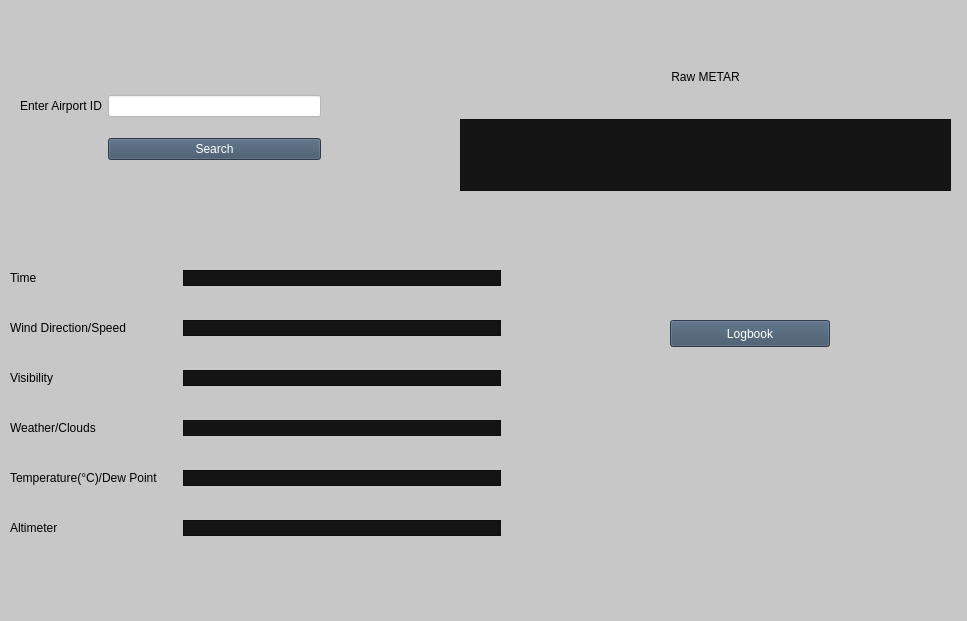
<?xml version="1.0" encoding="UTF-8"?>
<ui version="4.0">
 <class>MainWindow</class>
 <widget class="QMainWindow" name="MainWindow">
  <property name="geometry">
   <rect>
    <x>0</x>
    <y>0</y>
    <width>967</width>
    <height>621</height>
   </rect>
  </property>
  <property name="windowTitle">
   <string>MainWindow</string>
  </property>
  <property name="styleSheet">
   <string notr="true">background-color: rgb(199, 199, 199);</string>
  </property>
  <widget class="QWidget" name="centralwidget">
   <widget class="QWidget" name="verticalLayoutWidget">
    <property name="geometry">
     <rect>
      <x>10</x>
      <y>270</y>
      <width>491</width>
      <height>321</height>
     </rect>
    </property>
    <layout class="QFormLayout" name="formLayout">
     <property name="horizontalSpacing">
      <number>25</number>
     </property>
     <property name="verticalSpacing">
      <number>34</number>
     </property>
     <item row="0" column="0">
      <widget class="QLabel" name="label_2">
       <property name="styleSheet">
        <string notr="true">font: 75 14pt &quot;MS Shell Dlg 2&quot;;
color: rgb(0, 0, 0);</string>
       </property>
       <property name="text">
        <string>Time</string>
       </property>
      </widget>
     </item>
     <item row="1" column="0">
      <widget class="QLabel" name="label_3">
       <property name="styleSheet">
        <string notr="true">font: 75 14pt &quot;MS Shell Dlg 2&quot;;
color: rgb(0, 0, 0);</string>
       </property>
       <property name="text">
        <string>Wind Direction/Speed</string>
       </property>
      </widget>
     </item>
     <item row="1" column="1">
      <widget class="QLabel" name="label_9">
       <property name="styleSheet">
        <string notr="true">font: 75 12pt &quot;MS Shell Dlg 2&quot;;
background-color: rgb(20, 20, 20);
color: rgb(56, 195, 31);</string>
       </property>
       <property name="frameShape">
        <enum>QFrame::StyledPanel</enum>
       </property>
       <property name="text">
        <string/>
       </property>
       <property name="alignment">
        <set>Qt::AlignCenter</set>
       </property>
      </widget>
     </item>
     <item row="2" column="0">
      <widget class="QLabel" name="label_4">
       <property name="styleSheet">
        <string notr="true">font: 75 14pt &quot;MS Shell Dlg 2&quot;;
color: rgb(0, 0, 0);</string>
       </property>
       <property name="text">
        <string>Visibility</string>
       </property>
      </widget>
     </item>
     <item row="2" column="1">
      <widget class="QLabel" name="label_10">
       <property name="styleSheet">
        <string notr="true">font: 75 12pt &quot;MS Shell Dlg 2&quot;;
background-color: rgb(20, 20, 20);
color: rgb(56, 195, 31);</string>
       </property>
       <property name="frameShape">
        <enum>QFrame::StyledPanel</enum>
       </property>
       <property name="text">
        <string/>
       </property>
       <property name="alignment">
        <set>Qt::AlignCenter</set>
       </property>
      </widget>
     </item>
     <item row="3" column="0">
      <widget class="QLabel" name="label_5">
       <property name="styleSheet">
        <string notr="true">font: 75 14pt &quot;MS Shell Dlg 2&quot;;
color: rgb(0, 0, 0);</string>
       </property>
       <property name="text">
        <string>Weather/Clouds</string>
       </property>
      </widget>
     </item>
     <item row="3" column="1">
      <widget class="QLabel" name="label_11">
       <property name="styleSheet">
        <string notr="true">font: 75 12pt &quot;MS Shell Dlg 2&quot;;
background-color: rgb(20, 20, 20);
color: rgb(56, 195, 31);</string>
       </property>
       <property name="frameShape">
        <enum>QFrame::StyledPanel</enum>
       </property>
       <property name="text">
        <string/>
       </property>
       <property name="alignment">
        <set>Qt::AlignCenter</set>
       </property>
      </widget>
     </item>
     <item row="4" column="0">
      <widget class="QLabel" name="label_6">
       <property name="styleSheet">
        <string notr="true">font: 75 14pt &quot;MS Shell Dlg 2&quot;;
color: rgb(0, 0, 0);</string>
       </property>
       <property name="text">
        <string>Temperature(°C)/Dew Point</string>
       </property>
      </widget>
     </item>
     <item row="4" column="1">
      <widget class="QLabel" name="label_12">
       <property name="styleSheet">
        <string notr="true">font: 75 12pt &quot;MS Shell Dlg 2&quot;;
background-color: rgb(20, 20, 20);
color: rgb(56, 195, 31);</string>
       </property>
       <property name="frameShape">
        <enum>QFrame::StyledPanel</enum>
       </property>
       <property name="text">
        <string/>
       </property>
       <property name="alignment">
        <set>Qt::AlignCenter</set>
       </property>
      </widget>
     </item>
     <item row="5" column="0">
      <widget class="QLabel" name="label_7">
       <property name="styleSheet">
        <string notr="true">font: 75 14pt &quot;MS Shell Dlg 2&quot;;
color: rgb(0, 0, 0);</string>
       </property>
       <property name="text">
        <string>Altimeter</string>
       </property>
      </widget>
     </item>
     <item row="5" column="1">
      <widget class="QLabel" name="label_13">
       <property name="styleSheet">
        <string notr="true">font: 75 12pt &quot;MS Shell Dlg 2&quot;;
background-color: rgb(20, 20, 20);
color: rgb(56, 195, 31);</string>
       </property>
       <property name="frameShape">
        <enum>QFrame::StyledPanel</enum>
       </property>
       <property name="text">
        <string/>
       </property>
       <property name="alignment">
        <set>Qt::AlignCenter</set>
       </property>
      </widget>
     </item>
     <item row="0" column="1">
      <widget class="QLabel" name="label_8">
       <property name="styleSheet">
        <string notr="true">font: 75 12pt &quot;MS Shell Dlg 2&quot;;
border-color: rgb(21, 25, 255);
background-color: rgb(20, 20, 20);
color: rgb(56, 195, 31);</string>
       </property>
       <property name="frameShape">
        <enum>QFrame::StyledPanel</enum>
       </property>
       <property name="lineWidth">
        <number>3</number>
       </property>
       <property name="text">
        <string/>
       </property>
       <property name="alignment">
        <set>Qt::AlignCenter</set>
       </property>
      </widget>
     </item>
    </layout>
   </widget>
   <widget class="QWidget" name="verticalLayoutWidget_2">
    <property name="geometry">
     <rect>
      <x>460</x>
      <y>40</y>
      <width>491</width>
      <height>151</height>
     </rect>
    </property>
    <layout class="QVBoxLayout" name="verticalLayout">
     <item>
      <widget class="QLabel" name="label_15">
       <property name="minimumSize">
        <size>
         <width>489</width>
         <height>72</height>
        </size>
       </property>
       <property name="layoutDirection">
        <enum>Qt::LeftToRight</enum>
       </property>
       <property name="styleSheet">
        <string notr="true">font: 75 14pt &quot;MS Shell Dlg 2&quot;;
color: rgb(0, 0, 0);</string>
       </property>
       <property name="lineWidth">
        <number>0</number>
       </property>
       <property name="text">
        <string>Raw METAR</string>
       </property>
       <property name="alignment">
        <set>Qt::AlignCenter</set>
       </property>
       <property name="margin">
        <number>0</number>
       </property>
      </widget>
     </item>
     <item>
      <widget class="QLabel" name="label_14">
       <property name="styleSheet">
        <string notr="true">font: 75 12pt &quot;MS Shell Dlg 2&quot;;
background-color: rgb(20, 20, 20);
color: rgb(56, 195, 31);</string>
       </property>
       <property name="frameShape">
        <enum>QFrame::StyledPanel</enum>
       </property>
       <property name="text">
        <string/>
       </property>
       <property name="alignment">
        <set>Qt::AlignCenter</set>
       </property>
       <property name="wordWrap">
        <bool>true</bool>
       </property>
      </widget>
     </item>
    </layout>
   </widget>
   <widget class="QWidget" name="gridLayoutWidget">
    <property name="geometry">
     <rect>
      <x>20</x>
      <y>80</y>
      <width>301</width>
      <height>95</height>
     </rect>
    </property>
    <layout class="QGridLayout" name="gridLayout">
     <item row="0" column="1">
      <widget class="QLineEdit" name="lineEdit">
       <property name="palette">
        <palette>
         <active>
          <colorrole role="WindowText">
           <brush brushstyle="SolidPattern">
            <color alpha="255">
             <red>0</red>
             <green>0</green>
             <blue>0</blue>
            </color>
           </brush>
          </colorrole>
          <colorrole role="Button">
           <brush brushstyle="SolidPattern">
            <color alpha="255">
             <red>255</red>
             <green>255</green>
             <blue>255</blue>
            </color>
           </brush>
          </colorrole>
          <colorrole role="Light">
           <brush brushstyle="SolidPattern">
            <color alpha="255">
             <red>255</red>
             <green>255</green>
             <blue>255</blue>
            </color>
           </brush>
          </colorrole>
          <colorrole role="Text">
           <brush brushstyle="SolidPattern">
            <color alpha="255">
             <red>0</red>
             <green>0</green>
             <blue>0</blue>
            </color>
           </brush>
          </colorrole>
          <colorrole role="ButtonText">
           <brush brushstyle="SolidPattern">
            <color alpha="255">
             <red>0</red>
             <green>0</green>
             <blue>0</blue>
            </color>
           </brush>
          </colorrole>
          <colorrole role="Base">
           <brush brushstyle="SolidPattern">
            <color alpha="255">
             <red>255</red>
             <green>255</green>
             <blue>255</blue>
            </color>
           </brush>
          </colorrole>
          <colorrole role="Window">
           <brush brushstyle="SolidPattern">
            <color alpha="255">
             <red>255</red>
             <green>255</green>
             <blue>255</blue>
            </color>
           </brush>
          </colorrole>
          <colorrole role="PlaceholderText">
           <brush brushstyle="SolidPattern">
            <color alpha="255">
             <red>0</red>
             <green>0</green>
             <blue>0</blue>
            </color>
           </brush>
          </colorrole>
         </active>
         <inactive>
          <colorrole role="WindowText">
           <brush brushstyle="SolidPattern">
            <color alpha="255">
             <red>0</red>
             <green>0</green>
             <blue>0</blue>
            </color>
           </brush>
          </colorrole>
          <colorrole role="Button">
           <brush brushstyle="SolidPattern">
            <color alpha="255">
             <red>255</red>
             <green>255</green>
             <blue>255</blue>
            </color>
           </brush>
          </colorrole>
          <colorrole role="Light">
           <brush brushstyle="SolidPattern">
            <color alpha="255">
             <red>255</red>
             <green>255</green>
             <blue>255</blue>
            </color>
           </brush>
          </colorrole>
          <colorrole role="Text">
           <brush brushstyle="SolidPattern">
            <color alpha="255">
             <red>0</red>
             <green>0</green>
             <blue>0</blue>
            </color>
           </brush>
          </colorrole>
          <colorrole role="ButtonText">
           <brush brushstyle="SolidPattern">
            <color alpha="255">
             <red>0</red>
             <green>0</green>
             <blue>0</blue>
            </color>
           </brush>
          </colorrole>
          <colorrole role="Base">
           <brush brushstyle="SolidPattern">
            <color alpha="255">
             <red>255</red>
             <green>255</green>
             <blue>255</blue>
            </color>
           </brush>
          </colorrole>
          <colorrole role="Window">
           <brush brushstyle="SolidPattern">
            <color alpha="255">
             <red>255</red>
             <green>255</green>
             <blue>255</blue>
            </color>
           </brush>
          </colorrole>
          <colorrole role="PlaceholderText">
           <brush brushstyle="SolidPattern">
            <color alpha="255">
             <red>0</red>
             <green>0</green>
             <blue>0</blue>
            </color>
           </brush>
          </colorrole>
         </inactive>
         <disabled>
          <colorrole role="WindowText">
           <brush brushstyle="SolidPattern">
            <color alpha="255">
             <red>0</red>
             <green>0</green>
             <blue>0</blue>
            </color>
           </brush>
          </colorrole>
          <colorrole role="Button">
           <brush brushstyle="SolidPattern">
            <color alpha="255">
             <red>255</red>
             <green>255</green>
             <blue>255</blue>
            </color>
           </brush>
          </colorrole>
          <colorrole role="Light">
           <brush brushstyle="SolidPattern">
            <color alpha="255">
             <red>255</red>
             <green>255</green>
             <blue>255</blue>
            </color>
           </brush>
          </colorrole>
          <colorrole role="Text">
           <brush brushstyle="SolidPattern">
            <color alpha="255">
             <red>0</red>
             <green>0</green>
             <blue>0</blue>
            </color>
           </brush>
          </colorrole>
          <colorrole role="ButtonText">
           <brush brushstyle="SolidPattern">
            <color alpha="255">
             <red>0</red>
             <green>0</green>
             <blue>0</blue>
            </color>
           </brush>
          </colorrole>
          <colorrole role="Base">
           <brush brushstyle="SolidPattern">
            <color alpha="255">
             <red>255</red>
             <green>255</green>
             <blue>255</blue>
            </color>
           </brush>
          </colorrole>
          <colorrole role="Window">
           <brush brushstyle="SolidPattern">
            <color alpha="255">
             <red>255</red>
             <green>255</green>
             <blue>255</blue>
            </color>
           </brush>
          </colorrole>
          <colorrole role="PlaceholderText">
           <brush brushstyle="SolidPattern">
            <color alpha="255">
             <red>0</red>
             <green>0</green>
             <blue>0</blue>
            </color>
           </brush>
          </colorrole>
         </disabled>
        </palette>
       </property>
       <property name="autoFillBackground">
        <bool>false</bool>
       </property>
       <property name="styleSheet">
        <string notr="true">font: 14pt &quot;MS Shell Dlg 2&quot;;
color: rgb(0, 0, 0);
background-color: rgb(255, 255, 255);

</string>
       </property>
       <property name="text">
        <string/>
       </property>
       <property name="maxLength">
        <number>4</number>
       </property>
      </widget>
     </item>
     <item row="0" column="0">
      <widget class="QLabel" name="label">
       <property name="styleSheet">
        <string notr="true">font: 75 14pt &quot;MS Shell Dlg 2&quot;;
color: rgb(0, 0, 0);</string>
       </property>
       <property name="text">
        <string>Enter Airport ID</string>
       </property>
      </widget>
     </item>
     <item row="1" column="1">
      <widget class="QPushButton" name="pushButton">
       <property name="palette">
        <palette>
         <active>
          <colorrole role="WindowText">
           <brush brushstyle="SolidPattern">
            <color alpha="255">
             <red>255</red>
             <green>255</green>
             <blue>255</blue>
            </color>
           </brush>
          </colorrole>
          <colorrole role="Button">
           <brush brushstyle="SolidPattern">
            <color alpha="255">
             <red>61</red>
             <green>81</green>
             <blue>102</blue>
            </color>
           </brush>
          </colorrole>
          <colorrole role="Text">
           <brush brushstyle="SolidPattern">
            <color alpha="255">
             <red>255</red>
             <green>255</green>
             <blue>255</blue>
            </color>
           </brush>
          </colorrole>
          <colorrole role="ButtonText">
           <brush brushstyle="SolidPattern">
            <color alpha="255">
             <red>255</red>
             <green>255</green>
             <blue>255</blue>
            </color>
           </brush>
          </colorrole>
          <colorrole role="Base">
           <brush brushstyle="SolidPattern">
            <color alpha="255">
             <red>61</red>
             <green>81</green>
             <blue>102</blue>
            </color>
           </brush>
          </colorrole>
          <colorrole role="Window">
           <brush brushstyle="SolidPattern">
            <color alpha="255">
             <red>61</red>
             <green>81</green>
             <blue>102</blue>
            </color>
           </brush>
          </colorrole>
          <colorrole role="PlaceholderText">
           <brush brushstyle="SolidPattern">
            <color alpha="255">
             <red>255</red>
             <green>255</green>
             <blue>255</blue>
            </color>
           </brush>
          </colorrole>
         </active>
         <inactive>
          <colorrole role="WindowText">
           <brush brushstyle="SolidPattern">
            <color alpha="255">
             <red>255</red>
             <green>255</green>
             <blue>255</blue>
            </color>
           </brush>
          </colorrole>
          <colorrole role="Button">
           <brush brushstyle="SolidPattern">
            <color alpha="255">
             <red>61</red>
             <green>81</green>
             <blue>102</blue>
            </color>
           </brush>
          </colorrole>
          <colorrole role="Text">
           <brush brushstyle="SolidPattern">
            <color alpha="255">
             <red>255</red>
             <green>255</green>
             <blue>255</blue>
            </color>
           </brush>
          </colorrole>
          <colorrole role="ButtonText">
           <brush brushstyle="SolidPattern">
            <color alpha="255">
             <red>255</red>
             <green>255</green>
             <blue>255</blue>
            </color>
           </brush>
          </colorrole>
          <colorrole role="Base">
           <brush brushstyle="SolidPattern">
            <color alpha="255">
             <red>61</red>
             <green>81</green>
             <blue>102</blue>
            </color>
           </brush>
          </colorrole>
          <colorrole role="Window">
           <brush brushstyle="SolidPattern">
            <color alpha="255">
             <red>61</red>
             <green>81</green>
             <blue>102</blue>
            </color>
           </brush>
          </colorrole>
          <colorrole role="PlaceholderText">
           <brush brushstyle="SolidPattern">
            <color alpha="255">
             <red>255</red>
             <green>255</green>
             <blue>255</blue>
            </color>
           </brush>
          </colorrole>
         </inactive>
         <disabled>
          <colorrole role="WindowText">
           <brush brushstyle="SolidPattern">
            <color alpha="255">
             <red>255</red>
             <green>255</green>
             <blue>255</blue>
            </color>
           </brush>
          </colorrole>
          <colorrole role="Button">
           <brush brushstyle="SolidPattern">
            <color alpha="255">
             <red>61</red>
             <green>81</green>
             <blue>102</blue>
            </color>
           </brush>
          </colorrole>
          <colorrole role="Text">
           <brush brushstyle="SolidPattern">
            <color alpha="255">
             <red>255</red>
             <green>255</green>
             <blue>255</blue>
            </color>
           </brush>
          </colorrole>
          <colorrole role="ButtonText">
           <brush brushstyle="SolidPattern">
            <color alpha="255">
             <red>255</red>
             <green>255</green>
             <blue>255</blue>
            </color>
           </brush>
          </colorrole>
          <colorrole role="Base">
           <brush brushstyle="SolidPattern">
            <color alpha="255">
             <red>61</red>
             <green>81</green>
             <blue>102</blue>
            </color>
           </brush>
          </colorrole>
          <colorrole role="Window">
           <brush brushstyle="SolidPattern">
            <color alpha="255">
             <red>61</red>
             <green>81</green>
             <blue>102</blue>
            </color>
           </brush>
          </colorrole>
          <colorrole role="PlaceholderText">
           <brush brushstyle="SolidPattern">
            <color alpha="255">
             <red>255</red>
             <green>255</green>
             <blue>255</blue>
            </color>
           </brush>
          </colorrole>
         </disabled>
        </palette>
       </property>
       <property name="styleSheet">
        <string notr="true">font: 12pt &quot;MS Shell Dlg 2&quot;;
color: rgb(255, 255, 255);
background-color: rgb(61, 81, 102);</string>
       </property>
       <property name="text">
        <string>Search</string>
       </property>
       <property name="flat">
        <bool>false</bool>
       </property>
      </widget>
     </item>
    </layout>
   </widget>
   <widget class="QPushButton" name="pushButton_2">
    <property name="geometry">
     <rect>
      <x>670</x>
      <y>320</y>
      <width>160</width>
      <height>27</height>
     </rect>
    </property>
    <property name="palette">
     <palette>
      <active>
       <colorrole role="WindowText">
        <brush brushstyle="SolidPattern">
         <color alpha="255">
          <red>255</red>
          <green>255</green>
          <blue>255</blue>
         </color>
        </brush>
       </colorrole>
       <colorrole role="Button">
        <brush brushstyle="SolidPattern">
         <color alpha="255">
          <red>61</red>
          <green>81</green>
          <blue>102</blue>
         </color>
        </brush>
       </colorrole>
       <colorrole role="Text">
        <brush brushstyle="SolidPattern">
         <color alpha="255">
          <red>255</red>
          <green>255</green>
          <blue>255</blue>
         </color>
        </brush>
       </colorrole>
       <colorrole role="ButtonText">
        <brush brushstyle="SolidPattern">
         <color alpha="255">
          <red>255</red>
          <green>255</green>
          <blue>255</blue>
         </color>
        </brush>
       </colorrole>
       <colorrole role="Base">
        <brush brushstyle="SolidPattern">
         <color alpha="255">
          <red>61</red>
          <green>81</green>
          <blue>102</blue>
         </color>
        </brush>
       </colorrole>
       <colorrole role="Window">
        <brush brushstyle="SolidPattern">
         <color alpha="255">
          <red>61</red>
          <green>81</green>
          <blue>102</blue>
         </color>
        </brush>
       </colorrole>
       <colorrole role="PlaceholderText">
        <brush brushstyle="SolidPattern">
         <color alpha="255">
          <red>255</red>
          <green>255</green>
          <blue>255</blue>
         </color>
        </brush>
       </colorrole>
      </active>
      <inactive>
       <colorrole role="WindowText">
        <brush brushstyle="SolidPattern">
         <color alpha="255">
          <red>255</red>
          <green>255</green>
          <blue>255</blue>
         </color>
        </brush>
       </colorrole>
       <colorrole role="Button">
        <brush brushstyle="SolidPattern">
         <color alpha="255">
          <red>61</red>
          <green>81</green>
          <blue>102</blue>
         </color>
        </brush>
       </colorrole>
       <colorrole role="Text">
        <brush brushstyle="SolidPattern">
         <color alpha="255">
          <red>255</red>
          <green>255</green>
          <blue>255</blue>
         </color>
        </brush>
       </colorrole>
       <colorrole role="ButtonText">
        <brush brushstyle="SolidPattern">
         <color alpha="255">
          <red>255</red>
          <green>255</green>
          <blue>255</blue>
         </color>
        </brush>
       </colorrole>
       <colorrole role="Base">
        <brush brushstyle="SolidPattern">
         <color alpha="255">
          <red>61</red>
          <green>81</green>
          <blue>102</blue>
         </color>
        </brush>
       </colorrole>
       <colorrole role="Window">
        <brush brushstyle="SolidPattern">
         <color alpha="255">
          <red>61</red>
          <green>81</green>
          <blue>102</blue>
         </color>
        </brush>
       </colorrole>
       <colorrole role="PlaceholderText">
        <brush brushstyle="SolidPattern">
         <color alpha="255">
          <red>255</red>
          <green>255</green>
          <blue>255</blue>
         </color>
        </brush>
       </colorrole>
      </inactive>
      <disabled>
       <colorrole role="WindowText">
        <brush brushstyle="SolidPattern">
         <color alpha="255">
          <red>255</red>
          <green>255</green>
          <blue>255</blue>
         </color>
        </brush>
       </colorrole>
       <colorrole role="Button">
        <brush brushstyle="SolidPattern">
         <color alpha="255">
          <red>61</red>
          <green>81</green>
          <blue>102</blue>
         </color>
        </brush>
       </colorrole>
       <colorrole role="Text">
        <brush brushstyle="SolidPattern">
         <color alpha="255">
          <red>255</red>
          <green>255</green>
          <blue>255</blue>
         </color>
        </brush>
       </colorrole>
       <colorrole role="ButtonText">
        <brush brushstyle="SolidPattern">
         <color alpha="255">
          <red>255</red>
          <green>255</green>
          <blue>255</blue>
         </color>
        </brush>
       </colorrole>
       <colorrole role="Base">
        <brush brushstyle="SolidPattern">
         <color alpha="255">
          <red>61</red>
          <green>81</green>
          <blue>102</blue>
         </color>
        </brush>
       </colorrole>
       <colorrole role="Window">
        <brush brushstyle="SolidPattern">
         <color alpha="255">
          <red>61</red>
          <green>81</green>
          <blue>102</blue>
         </color>
        </brush>
       </colorrole>
       <colorrole role="PlaceholderText">
        <brush brushstyle="SolidPattern">
         <color alpha="255">
          <red>255</red>
          <green>255</green>
          <blue>255</blue>
         </color>
        </brush>
       </colorrole>
      </disabled>
     </palette>
    </property>
    <property name="styleSheet">
     <string notr="true">font: 12pt &quot;MS Shell Dlg 2&quot;;
color: rgb(255, 255, 255);
background-color: rgb(61, 81, 102);</string>
    </property>
    <property name="text">
     <string>Logbook</string>
    </property>
    <property name="flat">
     <bool>false</bool>
    </property>
   </widget>
  </widget>
  <widget class="QStatusBar" name="statusbar"/>
 </widget>
 <resources/>
 <connections/>
</ui>
